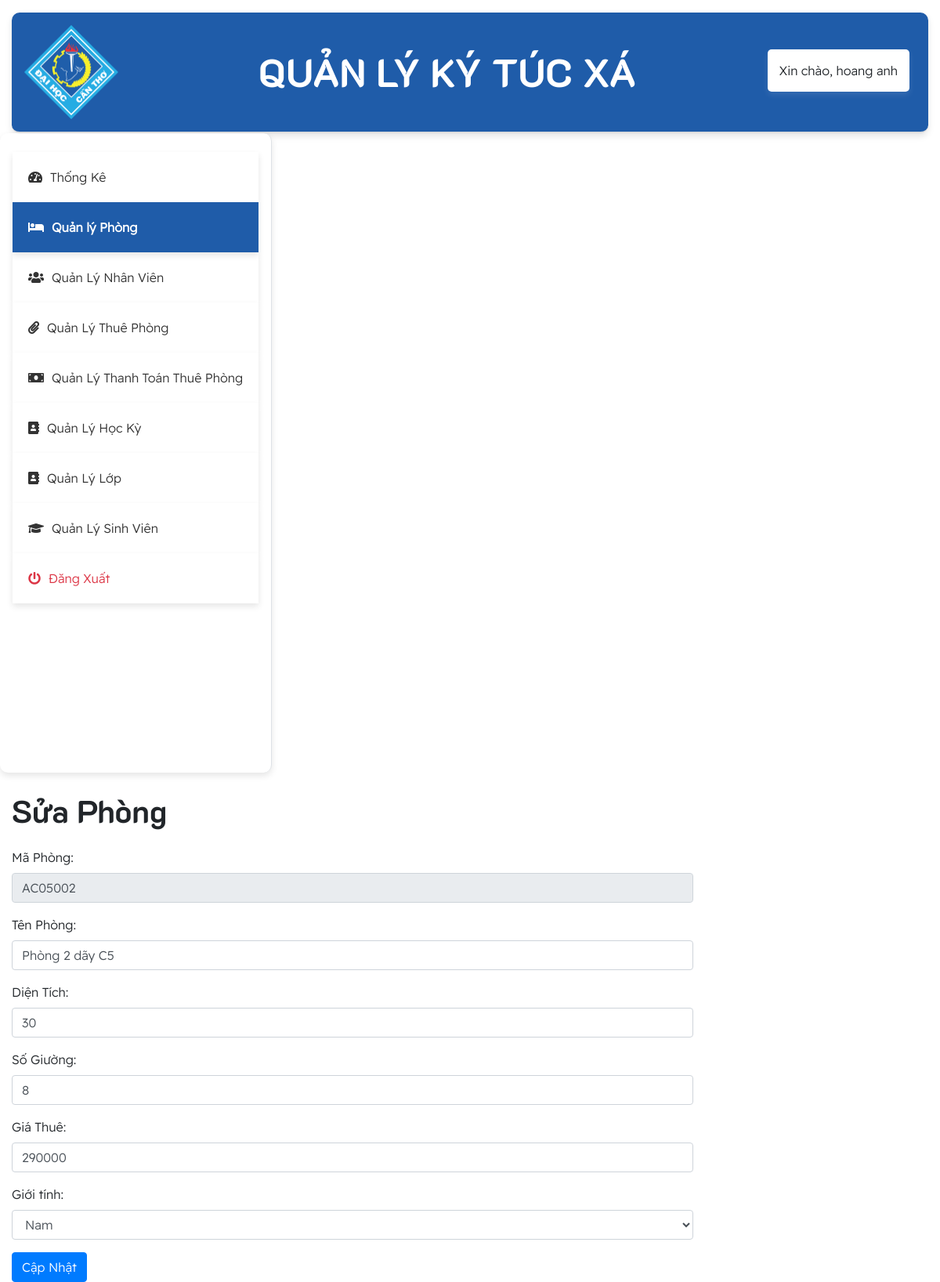
The app's page /phong/edit/AC05002 (signed in), older data.
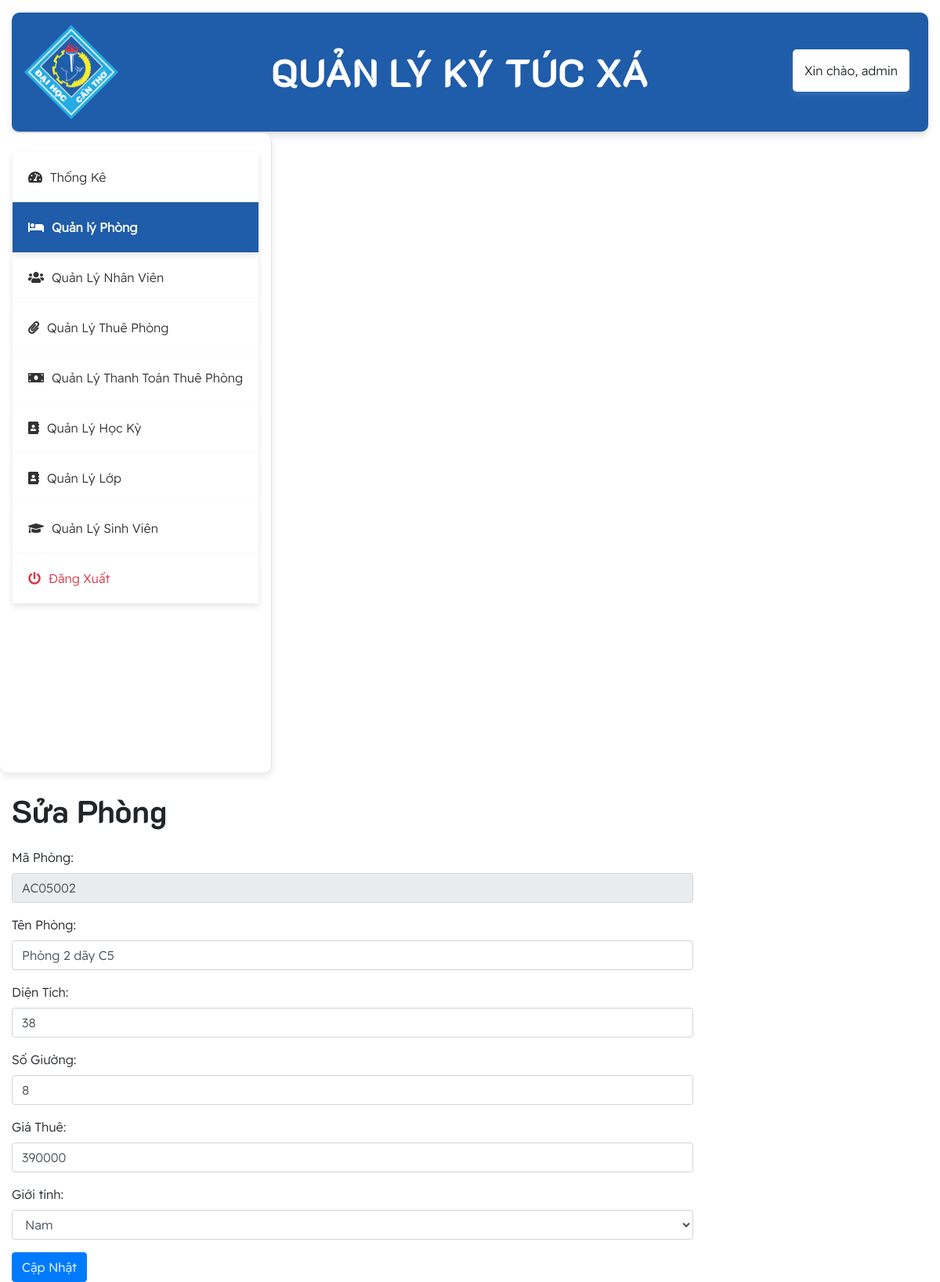
The same page, newer data.
### tables this page shows
CREATE TABLE `phong` (
  `ma_phong` varchar(7) NOT NULL,
  `ten_phong` varchar(100) DEFAULT NULL,
  `loai_phong` varchar(3) DEFAULT NULL,
  `dien_tich` float DEFAULT NULL,
  `so_giuong` int DEFAULT NULL,
  `gia_thue` decimal(10,0) DEFAULT NULL,
  `gioi_tinh` varchar(5) NOT NULL DEFAULT 'none',
  PRIMARY KEY (`ma_phong`)
);

### app/controllers/PhongController.php (called while the page is built, shortened)
<?php
class PhongController
{
    private $phongModel;
    public function __construct($pdo)
    {
        $this->phongModel = new Phong($pdo);
    }
    public function edit($id)
    {
        $phong = $this->phongModel->find($id);
        include '../app/views/phong/edit.php';
    }
}

### app/models/Phong.php (called while the page is built, shortened)
<?php
class Phong
{
    public ?PDO $db;
    public function
        __construct(
        ?PDO $pdo
    ) {
        $this->db = $pdo;
    }
   public function find( $ma_phong): ?Phong
    {
        $statement = $this->db->prepare('SELECT * FROM Phong WHERE ma_phong = :ma_phong');
        $statement->execute(['ma_phong' => $ma_phong]);
        if ($row = $statement->fetch()) {
            return $this->fillFromDB($row);
        }
        return null;
    }
    protected function fillFromDB(array $row): Phong
    {
        return $this;
    }
}

### app/views/phong/edit.php (the view, shortened to what this page needs)
<!DOCTYPE html>
<html lang="en">
<head>
    <link href="https://stackpath.bootstrapcdn.com/bootstrap/4.5.2/css/bootstrap.min.css" rel="stylesheet">
    <link rel="stylesheet" href="https://cdnjs.cloudflare.com/ajax/libs/font-awesome/5.15.4/css/all.min.css">
    <link rel="stylesheet" type="text/css" href="../../style.css">
</head>
<body>
    <div class="container-fluid mt-3">
        <div class="row">
            <div class="col-md-12">
                <?php include '../app/views/header.php'; ?>
            </div>
        </div>
        <div class="row">
            <div>
                <?php include '../app/views/nav.php'; ?>
            </div>
            <div class="col-md-9">
                <div class="content mt-4">
                    <h1 class="mb-4">Sửa Phòng</h1>
                    <form method="POST" class="form">
                        <div class="form-group">
                            <label for="ma_phong">Mã Phòng:</label>
                            <input type="text" name="ma_phong" id="ma_phong" class="form-control"
                                value="<?= htmlspecialchars($phong->ma_phong )?>" readonly>
                        </div>
                        <div class="form-group">
                            <label for="ten_phong">Tên Phòng:</label>
                            <input type="text" name="ten_phong" id="ten_phong" class="form-control"
                                value="<?= htmlspecialchars($phong->ten_phong) ?>" required>
                        </div>
                        <div class="form-group">
                            <label for="dien_tich">Diện Tích:</label>
                            <input type="number" name="dien_tich" id="dien_tich" step="0.1" class="form-control"
                                value="<?= htmlspecialchars($phong->dien_tich) ?>" required>
                        </div>
                        <div class="form-group">
                            <label for="so_giuong">Số Giường:</label>
                            <input type="number" name="so_giuong" id="so_giuong" step="0.1" class="form-control"
                                value="<?= htmlspecialchars($phong->so_giuong) ?>" required>
                        </div>
                        <div class="form-group">
                            <label for="gia_thue">Giá Thuê:</label>
                            <input type="number" name="gia_thue" id="gia_thue" class="form-control"
                                value="<?= htmlspecialchars($phong->gia_thue) ?>" required>
                        </div>
                        <div class="form-group">
                            <label for="gioi_tinh">Giới tính:</label>
                            <select name="gioi_tinh" id="gioi_tinh" class="form-control" required>
                                <option value="nam" <?= $phong->gioi_tinh === 'nam' ? 'selected' : '' ?>>Nam</option>
                            </select>
                        </div>
                        <button type="submit" class="btn btn-primary">Cập Nhật</button>
                    </form>
                </div>
            </div>
        </div>
    </div>
</body>
</html>

### app/views/header.php
<header class="header p-3 d-flex align-items-center justify-content-between">
    <img src="../../image/CTU_logo.png" alt="logo" width="100px" class="logo">
    <div class="container text-center">
        <h1 class="tieude">QUẢN LÝ KÝ TÚC XÁ</h1>
    </div>
    <?php if (isset($_SESSION['ho_ten'])): ?>
    <div class="p-2">
        <p class="tendangnhap">Xin chào, <?= htmlspecialchars($_SESSION['ho_ten']); ?></p>
    </div>
    <?php else: ?>
    <a href="/login" class="btn btn-primary">Đăng nhập</a>
    <?php endif; ?>
</header>

Row changes from the older to the newer data that the page shows:
changed phong "AC05002": dien_tich "30" → "38"; gia_thue "290000" → "390000"
Text that changed along with them:
$_SESSION['ho_ten']: "hoang anh" → "admin"
